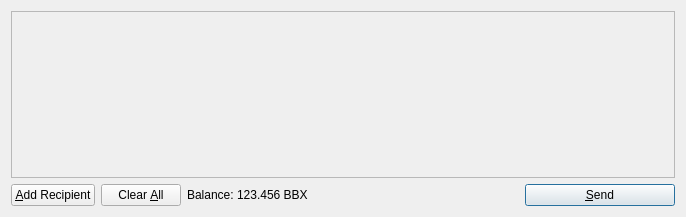
<?xml version="1.0" encoding="UTF-8"?>
<ui version="4.0">
 <class>SendCoinsDialog</class>
 <widget class="QDialog" name="SendCoinsDialog">
  <property name="geometry">
   <rect>
    <x>0</x>
    <y>0</y>
    <width>686</width>
    <height>217</height>
   </rect>
  </property>
  <property name="windowTitle">
   <string>Send Coins</string>
  </property>
  <layout class="QVBoxLayout" name="verticalLayout">
   <item>
    <widget class="QScrollArea" name="scrollArea">
     <property name="widgetResizable">
      <bool>true</bool>
     </property>
     <widget class="QWidget" name="scrollAreaWidgetContents">
      <property name="geometry">
       <rect>
        <x>0</x>
        <y>0</y>
        <width>666</width>
        <height>165</height>
       </rect>
      </property>
      <layout class="QVBoxLayout" name="verticalLayout_2">
       <property name="margin">
        <number>0</number>
       </property>
       <item>
        <layout class="QVBoxLayout" name="entries">
         <property name="spacing">
          <number>6</number>
         </property>
        </layout>
       </item>
       <item>
        <spacer name="verticalSpacer">
         <property name="orientation">
          <enum>Qt::Vertical</enum>
         </property>
         <property name="sizeHint" stdset="0">
          <size>
           <width>20</width>
           <height>40</height>
          </size>
         </property>
        </spacer>
       </item>
      </layout>
     </widget>
    </widget>
   </item>
   <item>
    <layout class="QHBoxLayout" name="horizontalLayout">
     <item>
      <widget class="QPushButton" name="addButton">
       <property name="toolTip">
        <string>Send to multiple recipients at once</string>
       </property>
       <property name="text">
        <string>&amp;Add Recipient</string>
       </property>
       <property name="icon">
        <iconset resource="../bitcoin.qrc">
         <normaloff>:/icons/add</normaloff>:/icons/add</iconset>
       </property>
       <property name="autoDefault">
        <bool>false</bool>
       </property>
      </widget>
     </item>
     <item>
      <widget class="QPushButton" name="clearButton">
       <property name="sizePolicy">
        <sizepolicy hsizetype="Minimum" vsizetype="Fixed">
         <horstretch>0</horstretch>
         <verstretch>0</verstretch>
        </sizepolicy>
       </property>
       <property name="toolTip">
        <string>Remove all transaction fields</string>
       </property>
       <property name="text">
        <string>Clear &amp;All</string>
       </property>
       <property name="icon">
        <iconset resource="../bitcoin.qrc">
         <normaloff>:/icons/remove</normaloff>:/icons/remove</iconset>
       </property>
       <property name="autoRepeatDelay">
        <number>300</number>
       </property>
       <property name="autoDefault">
        <bool>false</bool>
       </property>
      </widget>
     </item>
     <item>
      <layout class="QHBoxLayout" name="horizontalLayout_2">
       <property name="spacing">
        <number>3</number>
       </property>
       <item>
        <widget class="QLabel" name="label">
         <property name="text">
          <string>Balance:</string>
         </property>
        </widget>
       </item>
       <item>
        <widget class="QLabel" name="labelBalance">
         <property name="cursor">
          <cursorShape>IBeamCursor</cursorShape>
         </property>
         <property name="text">
          <string>123.456 BBX</string>
         </property>
         <property name="textInteractionFlags">
          <set>Qt::LinksAccessibleByMouse|Qt::TextSelectableByKeyboard|Qt::TextSelectableByMouse</set>
         </property>
        </widget>
       </item>
      </layout>
     </item>
     <item>
      <spacer name="horizontalSpacer">
       <property name="orientation">
        <enum>Qt::Horizontal</enum>
       </property>
       <property name="sizeHint" stdset="0">
        <size>
         <width>40</width>
         <height>20</height>
        </size>
       </property>
      </spacer>
     </item>
     <item>
      <widget class="QPushButton" name="sendButton">
       <property name="minimumSize">
        <size>
         <width>150</width>
         <height>0</height>
        </size>
       </property>
       <property name="toolTip">
        <string>Confirm the send action</string>
       </property>
       <property name="text">
        <string>&amp;Send</string>
       </property>
       <property name="icon">
        <iconset resource="../bitcoin.qrc">
         <normaloff>:/icons/send</normaloff>:/icons/send</iconset>
       </property>
       <property name="default">
        <bool>true</bool>
       </property>
      </widget>
     </item>
    </layout>
   </item>
  </layout>
 </widget>
 <resources>
  <include location="../bitcoin.qrc"/>
 </resources>
 <connections/>
</ui>
